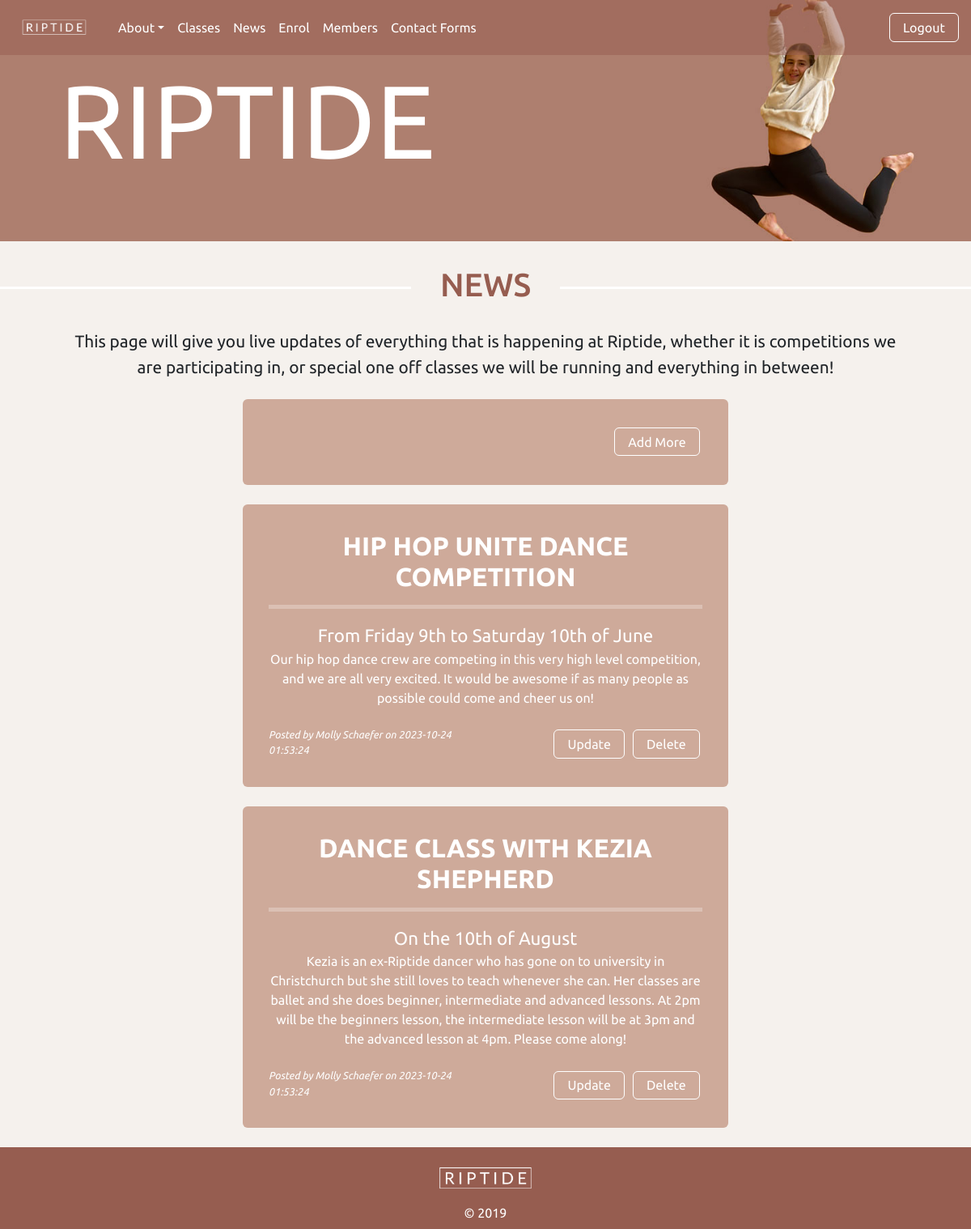
The page /news (signed in) on the database its author committed.
### tables this page shows
CREATE TABLE news(
    news_id integer primary key autoincrement not null,
    title text not null unique,
    subtitle text not null unique,
    content text not null unique,
    newsdate date not null,
    member_id integer not null,
    foreign key(member_id) references member(member_id)
);

CREATE TABLE member(
    member_id integer primary key autoincrement not null,
    name text not null unique,
    email text not null unique,
    password text not null,
    authorisation integer not null
);

### server.py (the view)
@app.route('/news')
def news():
    sql = """select news.news_id, news.title, news.subtitle, news.content, news.newsdate, member.name
    from news
    join member on news.member_id= member.member_id
    order by news.newsdate desc;
    """
    result = run_search_query_tuples(sql, (), db_path, True)
    print(result)
    return render_template("news.html", news=result)

### db_functions.py (called while the page is built)
def run_search_query_tuples(sql_query,values_tuple, file_path, rowfactory=False):
    result = None
    try:
        db = sqlite3.connect(file_path)
        if rowfactory:
            db.row_factory = sqlite3.Row
        cursor = db.cursor()
        cursor.execute(sql_query,values_tuple)
        result = cursor.fetchall()
        cursor.close()
    except sqlite3.Error as error:
        print("Error running search query tuples: {}".format(error))
        return None
    db.close()
    if result is None:
        print("No search values were found")
    return result

### templates/news.html (shortened to what this page needs)
{% extends "layout.html" %}
{% block banner %}
static/images/molly_banner3.jpg
{% endblock %}
{% block content %}
<h1>NEWS</h1>
<p>This page will give you live updates of everything that is happening at Riptide, whether it is competitions we are participating in,
or special one off classes we will be running and everything in between! </p>
    <br>
{% if session and session['authorisation'] == 0 %}
<div class="news rounded">
    <div class="text-end">
        <a class="btn btn-outline" href="{{ url_for('news_cud', id=0, task='add') }}">Add More</a>
    </div>
</div>
    <br>
{% endif %}
{% for row in news %}
<div class="news rounded">
    <h4><b>{{row ['title']}}</b></h4>
    <hr>
    <div class="subtitle">{{row['subtitle']}}</div>
    <div class="news-text">{{row['content'] | replace("\n", "<br>") | safe}}</div>
<br>
    <div class="row">
    <div class="col-lg-6"><div class="news-subtext text-start">Posted by {{ row ['name']}} on {{ row ['newsdate'] }}</div></div>
    {% if session and session['authorisation'] == 0 %}
    <div class="col-lg-6 text-end">
        <a class="btn btn-outline" href="{{ url_for('news_cud', id=row['news_id'], task='update') }}">Update</a>
        <a class="btn btn-outline" href="{{ url_for('news_cud', id=row['news_id'], task='delete') }}">Delete</a>
    </div>
    {% endif %}
    </div>
</div>
    <br>
{% endfor %}
{% endblock %}

### static/styles.css (style rules this page uses)
body { font-family: 'Ubuntu', sans-serif; background-color: rgb(245,241,237); }
.btn-outline { border: 1px solid white; padding: 0.3em 1em; }
h1 { padding:0; overflow: hidden; color:rgb(150,93,80); display: table; white-space: nowrap; margin: 0.75em 0; scroll-margin-top: 3em; }
h1:before, h1:after { border-top: 3px solid rgb(255,255,255); content: ''; display: table-cell; position: relative; top: 0.65em; width: 50%; }
h1:before { right: 3%; }
h1:after { left: 3%; }
h4 { text-align: center; color: rgb(255,255,255); font-size: 2em; }
p { padding:0 4em 0 4em; margin:auto; text-align: center; font-size: 1.3em; }
.btn { color: white; margin: 0.2em; }
.news { max-width: 50%; translate: 50%; padding: 2em; background-color: rgb(206, 170, 154); }
.subtitle { text-align: center; font-size: 1.4em; color: white; }
.news-text { text-align: center; font-size: 1em; color: white; }
.news-subtext { font-size: 0.8em; color: white; font-style: italic; }
hr { color:white; border-width: 5px; }

### rows shown on the page
news: title "HIP HOP UNITE DANCE COMPETITION", subtitle "From Friday 9th to Saturday 10th of June", content "Our hip hop dance crew are competing in this very high level competition, and we are all very excited. It would be awesome if as many people as possible could come and cheer us on!", name "Molly Schaefer", newsdate "2023-10-24 01:53:24"
news: title "DANCE CLASS WITH KEZIA SHEPHERD", subtitle "On the 10th of August", content "Kezia is an ex-Riptide dancer who has gone on to university in Christchurch but she still loves to teach whenever she can. Her classes are ballet and she does beginner, intermediate and advanced lessons. At 2pm will be the beginners lesson, the intermediate lesson will be at 3pm and the advanced lesson at 4pm. Please come along!", name "Molly Schaefer", newsdate "2023-10-24 01:53:24"
